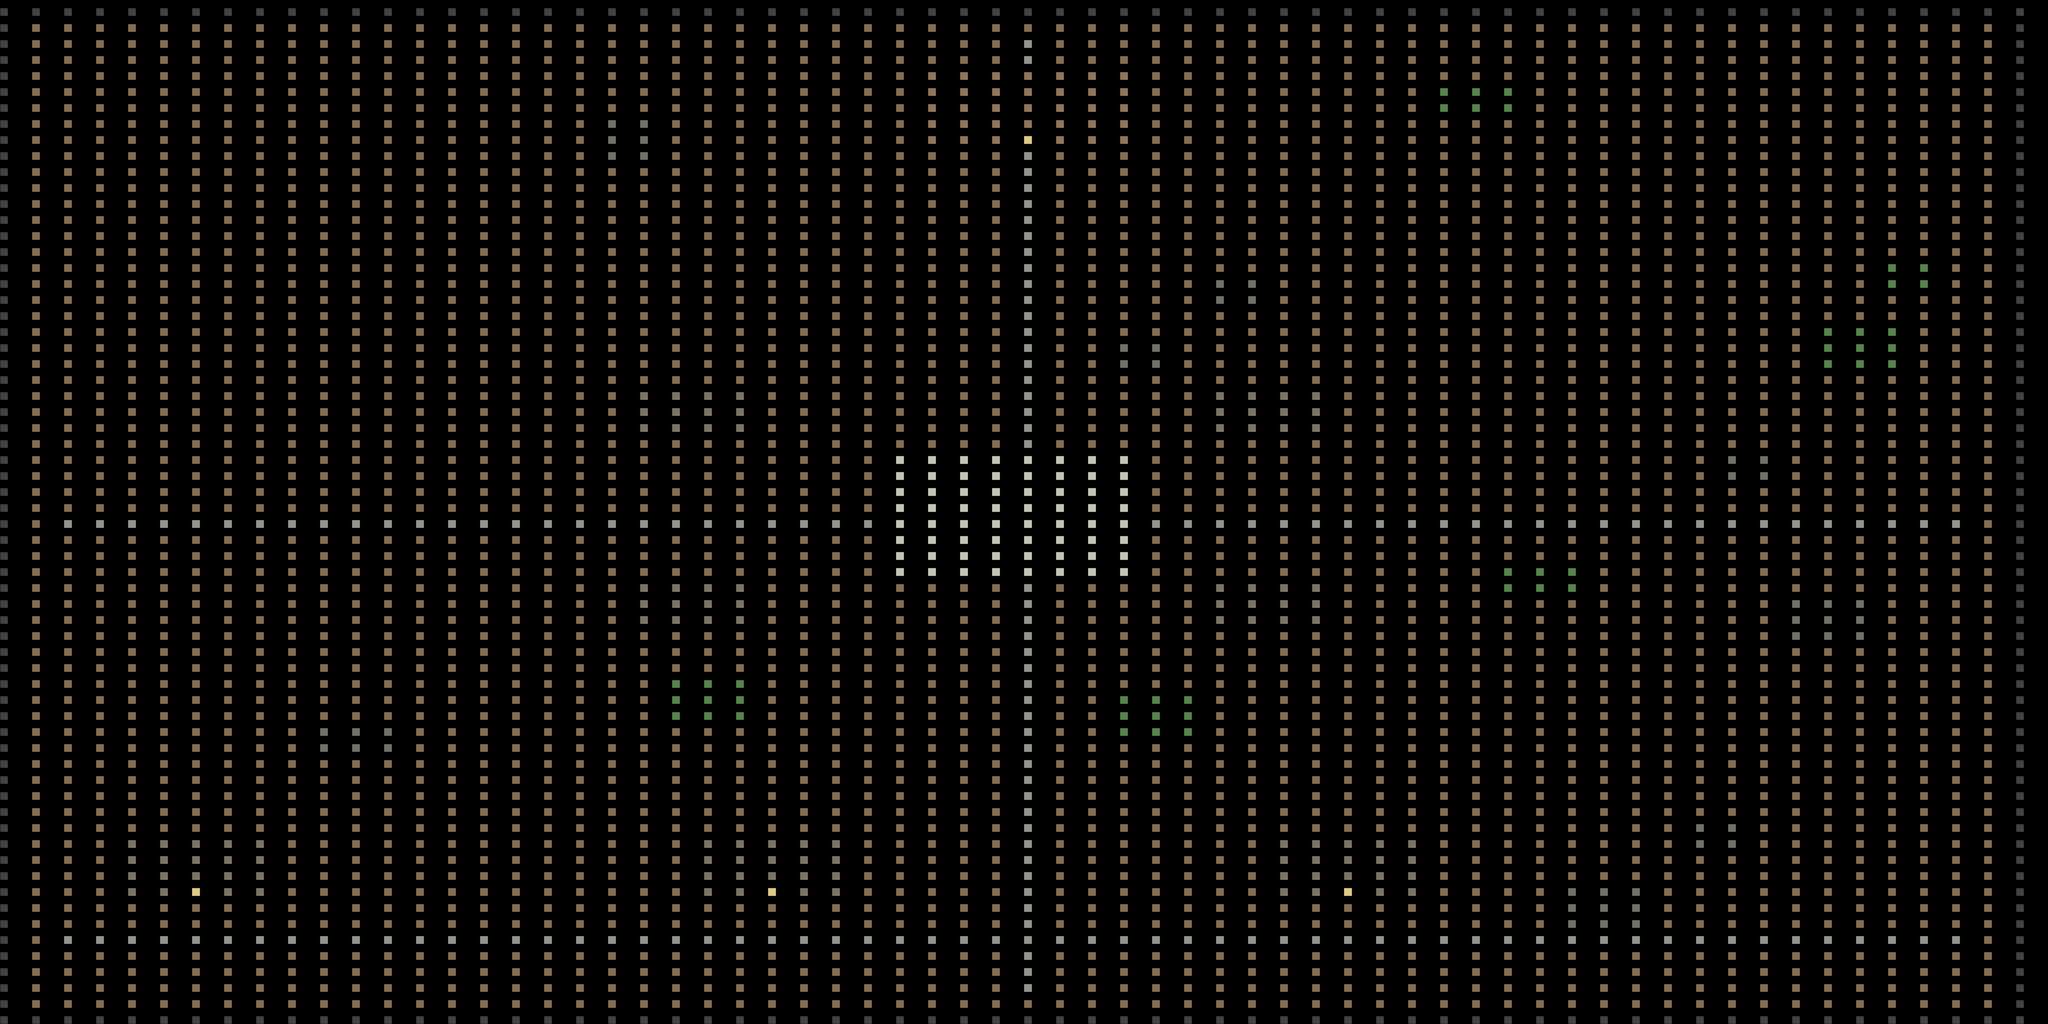

A level layout from a 2D game, rendered from its tile map. Below: a short description, then the map file with tile-grid data replaced by summaries:
An orthogonal 64x64 tile map with 64x32 px tiles, 1 tile layer (suelo).

<map version="1.10" tiledversion="1.10.2" orientation="orthogonal" renderorder="right-down" width="64" height="64" tilewidth="64" tileheight="32" infinite="0" nextlayerid="2" nextobjectid="1">
 <tileset firstgid="1" name="ciudad" tilewidth="16" tileheight="16" tilecount="36" columns="6">
  <image source="../textures/ciudad_tileset.png" width="96" height="96" />
  <tile id="1">
   <properties>
    <property name="collision" type="bool" value="true" />
   </properties>
  </tile>
  <tile id="3">
   <properties>
    <property name="collision" type="bool" value="true" />
   </properties>
  </tile>
  <tile id="6">
   <properties>
    <property name="collision" type="bool" value="true" />
   </properties>
  </tile>
  <tile id="7">
   <properties>
    <property name="collision" type="bool" value="true" />
   </properties>
  </tile>
  <tile id="8">
   <properties>
    <property name="collision" type="bool" value="true" />
   </properties>
  </tile>
  <tile id="9">
   <properties>
    <property name="collision" type="bool" value="true" />
   </properties>
  </tile>
  <tile id="10">
   <properties>
    <property name="collision" type="bool" value="true" />
   </properties>
  </tile>
  <tile id="11">
   <properties>
    <property name="collision" type="bool" value="true" />
   </properties>
  </tile>
  <tile id="12">
   <properties>
    <property name="collision" type="bool" value="true" />
   </properties>
  </tile>
  <tile id="13">
   <properties>
    <property name="collision" type="bool" value="true" />
   </properties>
  </tile>
  <tile id="14">
   <properties>
    <property name="collision" type="bool" value="true" />
   </properties>
  </tile>
  <tile id="15">
   <properties>
    <property name="collision" type="bool" value="true" />
   </properties>
  </tile>
  <tile id="16">
   <properties>
    <property name="collision" type="bool" value="true" />
   </properties>
  </tile>
  <tile id="17">
   <properties>
    <property name="collision" type="bool" value="true" />
   </properties>
  </tile>
  <tile id="18">
   <properties>
    <property name="collision" type="bool" value="true" />
   </properties>
  </tile>
  <tile id="19">
   <properties>
    <property name="collision" type="bool" value="true" />
   </properties>
  </tile>
  <tile id="24">
   <properties>
    <property name="collision" type="bool" value="true" />
   </properties>
  </tile>
  <tile id="25">
   <properties>
    <property name="collision" type="bool" value="true" />
   </properties>
  </tile>
  <tile id="26">
   <properties>
    <property name="collision" type="bool" value="true" />
   </properties>
  </tile>
  <tile id="28">
   <properties>
    <property name="collision" type="bool" value="true" />
   </properties>
  </tile>
  <tile id="32">
   <properties>
    <property name="collision" type="bool" value="true" />
   </properties>
  </tile>
  <tile id="35">
   <properties>
    <property name="collision" type="bool" value="true" />
   </properties>
  </tile>
 </tileset>
 <layer id="1" name="suelo" width="64" height="64">
  <data>[4096 cells, 4096 non-empty, 9 distinct tile ids]</data>
 </layer>
</map>
